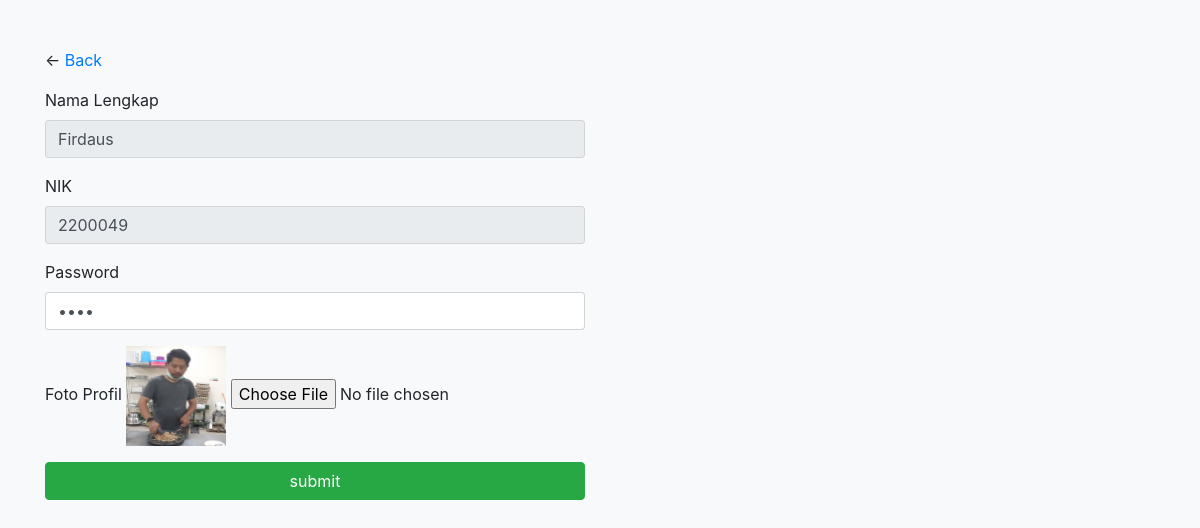
The page /edit.php (signed in) on the database its author committed.
### tables this page shows
CREATE TABLE `user` (
  `name` varchar(200) NOT NULL,
  `nik` int(20) NOT NULL,
  `password` varchar(50) NOT NULL,
  `dep` varchar(50) NOT NULL,
  `image` varchar(255) NOT NULL DEFAULT 'image/user.png',
  `id` int(11) NOT NULL
);

### edit.php (the view, shortened to what this page needs)
<?php
include'connect.php';
     $s="select*from user where id='$_SESSION[id]'";
    $qu= mysqli_query($con, $s);
    $f=mysqli_fetch_assoc($qu);
    ?>
<!DOCTYPE html>
<html lang="en">
<head>
    <link rel="stylesheet" href="css/bootstrap.min.css" />
</head>
<body class="bg-light">
<div class="container mt-5">
    <div class="row">
        <div class="col-md-6">
        <p>&larr; <a href="home.php">Back</a>
<form method="POST" enctype="multipart/form-data">
            <table>
            <div class="form-group">
                <label for="text">Nama Lengkap</label>
                <input class="form-control" type="text" name="text" readonly value="<?php echo $f['name']?>"/>
            </div>
            <div class="form-group">
                <label for="text">NIK</label>
                <input class="form-control" type="text" name="nik" readonly value="<?php echo $f['nik']?>"/>
            </div>
            <div class="form-group">
                <label for="pass">Password</label>
                <input class="form-control" type="password" name="pass"  value="<?php echo $f['password']?>" />
            </div>
            <div class="mb-3">
                <label for="f1" class="form-label">Foto Profil</label>
                <img src="<?php echo $f['image']?>" width="100px" height="100px">
                        <input type="file" name="f1">
            </div>
            <input type="submit" class="btn btn-success btn-block" name="sub" value="submit" />
</div>
    </div>
</div>
</body>
</html>

### rows shown on the page
user: text "Firdaus", nik "2200049", image (picture)
